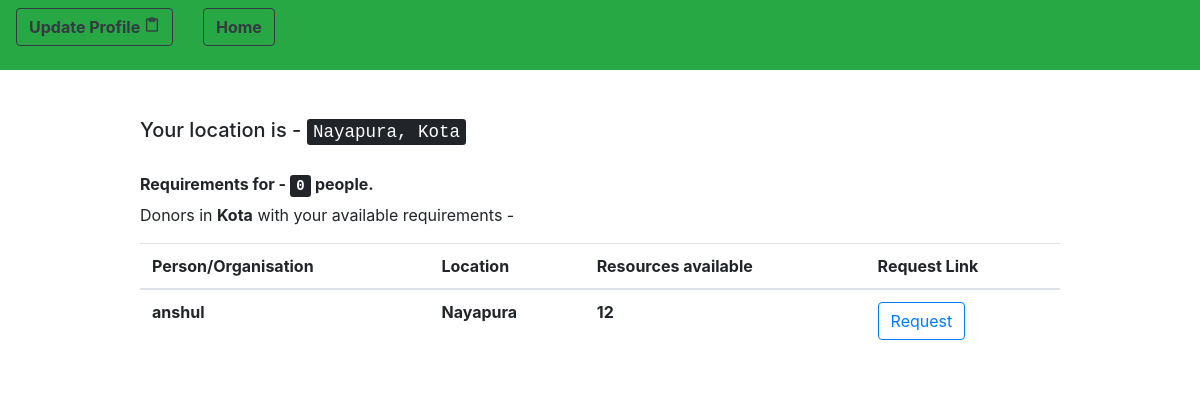
The page /users/showDonor/ (signed in) on the database as committed earlier.
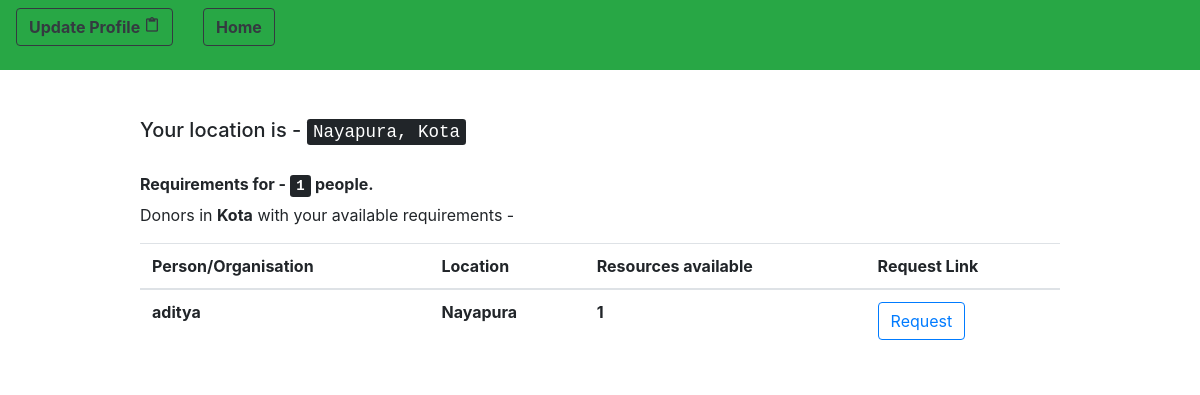
The same page on the database as committed later.
### customUser/models.py (models this page shows, shortened)
class CustomUser(AbstractUser):
    pin_code = models.IntegerField(null = True)
    contact_no = models.IntegerField(null = True)
    resources = models.IntegerField(null = True) # no. of persons avability/requirement
    locality = models.CharField(max_length = 100)
    city = models.CharField(max_length = 50)
    """CHOICES=[('0','Donor'),
                   ('1','Reciever')]"""
    state = models.CharField(max_length = 50, default = " ")
    user_type = models.IntegerField(null = True) # 0 - Donor 1 - Reciever
    email = models.EmailField(unique=True)

### customUser/views.py (the view)
# urls.py: path('showDonor/', views.show_nearby_donors, name = 'showNearbyDonors'),
def show_nearby_donors(request):
	you = request.user
	you_address = you.locality + ',' + you.city
	donors = CustomUser.objects.filter(city = you.city)
	return render(request, 'show_donors.html', {'you' : you, 'donors' : donors})

### templates/show_donors.html (shortened to what this page needs)
{% extends 'base.html' %}
{% block navigation %}
	<div class = "row">
		<div class = "col">
			<form method = "get" action = "{% url 'edit_profile' %}">
				<button type = "submit" class = "btn btn-outline-dark navbar-btn"> <strong> Update Profile </strong><i class="material-icons" style="font-size:16px">content_paste</i></button>
			</form>
		</div>
		<div class = "col">
	<form method = "post" action = "{% url 'homePage' %}">
		<button type = "submit" class = "btn btn-outline-dark navbar-btn"> <strong>Home </strong></button>
	</form>
</div>
	</div>
{% endblock %}
{% block content %}
	<h5> Your location is - <kbd> {{ you.locality }}, {{ you.city }} </kbd> </h5> <br>
	<h6> <strong> Requirements for - <kbd> {{ you.resources }}</kbd> people.</strong></h6>
	<p> Donors in  <strong> {{ you.city }}</strong> with your available requirements -  </p>
	<table class = "table">
			<thead>
				<tr>
					<th scope="col"> Person/Organisation </th>
					<th scope="col"> Location </th>
					<th scope="col"> Resources available </th>
					<th scope ="col"> Request Link </th>
				</tr>
			</thead>
			<tbody>
	{% for i in donors %}
		{% if i.username != 'admin' and i.user_type == 0 and i.resources > 0%}
				<tr>
				<th scope="row"> {{ i.username }}  </th>
				<th scope="row"> {{ i.locality }} </th>
				<th scope="row"> {{ i.resources }} </th>
				<th scope="row">
					<form method = "get" action = "{% url 'update_requirements' i.email %}"> {% csrf_token %}
						<button class = "btn btn-outline-primary"> Request </button>
					</form>
				</th>
			</tr>
		{% endif %}
	{% endfor %}
	</tbody>
			</table>
	<br> <br>
{% endblock %}

Rows that differ between the two databases and show on the page:
no longer on this page (row edited): CustomUser: username "anshul", locality "Nayapura", resources "12"
now on one of the page's lists (row edited): CustomUser: username "aditya", locality "Nayapura", resources "1"
changed CustomUser "Nayapura": resources "0" → "1"
